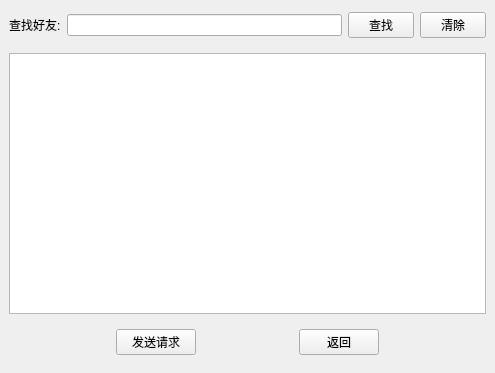
<?xml version="1.0" encoding="UTF-8"?>
<ui version="4.0">
 <class>Search</class>
 <widget class="QWidget" name="Search">
  <property name="geometry">
   <rect>
    <x>0</x>
    <y>0</y>
    <width>495</width>
    <height>373</height>
   </rect>
  </property>
  <property name="windowTitle">
   <string>Search Friend</string>
  </property>
  <layout class="QVBoxLayout" name="verticalLayout_2">
   <property name="leftMargin">
    <number>0</number>
   </property>
   <property name="topMargin">
    <number>0</number>
   </property>
   <property name="rightMargin">
    <number>0</number>
   </property>
   <property name="bottomMargin">
    <number>0</number>
   </property>
   <item>
    <widget class="QWidget" name="widget_2" native="true">
     <layout class="QVBoxLayout" name="verticalLayout">
      <item>
       <widget class="QWidget" name="widget" native="true">
        <layout class="QHBoxLayout" name="horizontalLayout">
         <property name="leftMargin">
          <number>0</number>
         </property>
         <property name="topMargin">
          <number>3</number>
         </property>
         <property name="rightMargin">
          <number>0</number>
         </property>
         <property name="bottomMargin">
          <number>9</number>
         </property>
         <item>
          <widget class="QLabel" name="label">
           <property name="text">
            <string>查找好友:</string>
           </property>
          </widget>
         </item>
         <item>
          <widget class="QLineEdit" name="lineEdit"/>
         </item>
         <item>
          <widget class="QPushButton" name="searchBtn">
           <property name="sizePolicy">
            <sizepolicy hsizetype="Minimum" vsizetype="Fixed">
             <horstretch>0</horstretch>
             <verstretch>0</verstretch>
            </sizepolicy>
           </property>
           <property name="minimumSize">
            <size>
             <width>66</width>
             <height>0</height>
            </size>
           </property>
           <property name="maximumSize">
            <size>
             <width>66</width>
             <height>16777215</height>
            </size>
           </property>
           <property name="text">
            <string>查找</string>
           </property>
          </widget>
         </item>
         <item>
          <widget class="QPushButton" name="clearBtn">
           <property name="minimumSize">
            <size>
             <width>66</width>
             <height>0</height>
            </size>
           </property>
           <property name="maximumSize">
            <size>
             <width>66</width>
             <height>16777215</height>
            </size>
           </property>
           <property name="text">
            <string>清除</string>
           </property>
          </widget>
         </item>
        </layout>
       </widget>
      </item>
      <item>
       <widget class="QListWidget" name="resListWid"/>
      </item>
      <item>
       <widget class="QWidget" name="widget_3" native="true">
        <layout class="QHBoxLayout" name="horizontalLayout_2">
         <item>
          <spacer name="horizontalSpacer">
           <property name="orientation">
            <enum>Qt::Horizontal</enum>
           </property>
           <property name="sizeHint" stdset="0">
            <size>
             <width>40</width>
             <height>20</height>
            </size>
           </property>
          </spacer>
         </item>
         <item>
          <widget class="QPushButton" name="addBtn">
           <property name="text">
            <string>发送请求</string>
           </property>
          </widget>
         </item>
         <item>
          <spacer name="horizontalSpacer_2">
           <property name="orientation">
            <enum>Qt::Horizontal</enum>
           </property>
           <property name="sizeHint" stdset="0">
            <size>
             <width>40</width>
             <height>20</height>
            </size>
           </property>
          </spacer>
         </item>
         <item>
          <widget class="QPushButton" name="backBtn">
           <property name="text">
            <string>返回</string>
           </property>
          </widget>
         </item>
         <item>
          <spacer name="horizontalSpacer_3">
           <property name="orientation">
            <enum>Qt::Horizontal</enum>
           </property>
           <property name="sizeHint" stdset="0">
            <size>
             <width>40</width>
             <height>20</height>
            </size>
           </property>
          </spacer>
         </item>
        </layout>
       </widget>
      </item>
     </layout>
    </widget>
   </item>
  </layout>
 </widget>
 <resources/>
 <connections/>
</ui>
